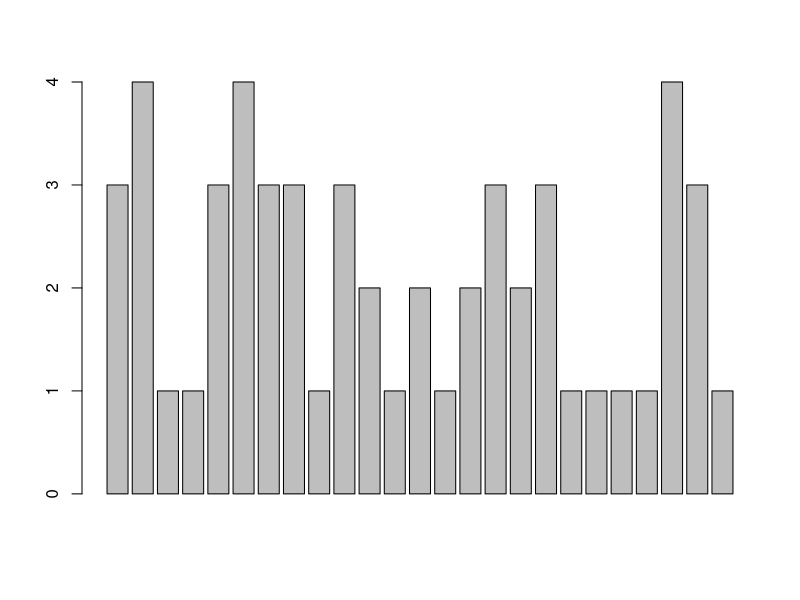
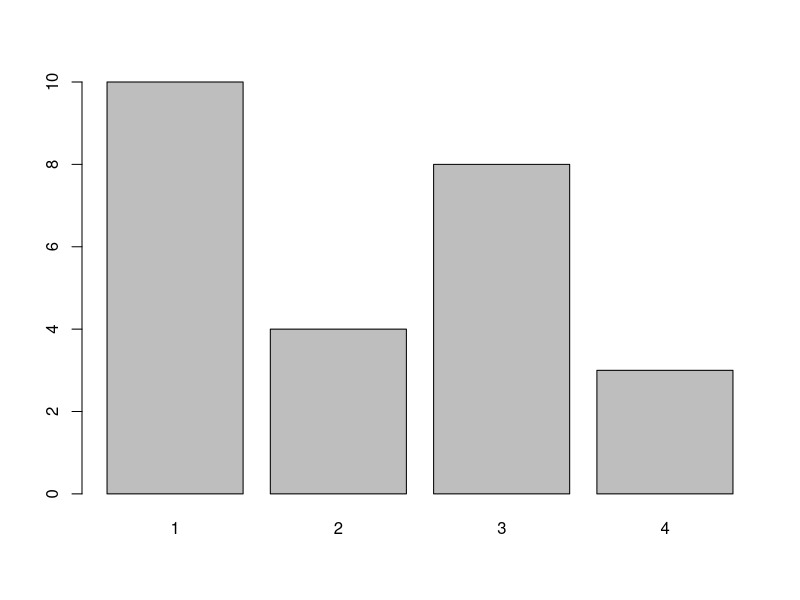
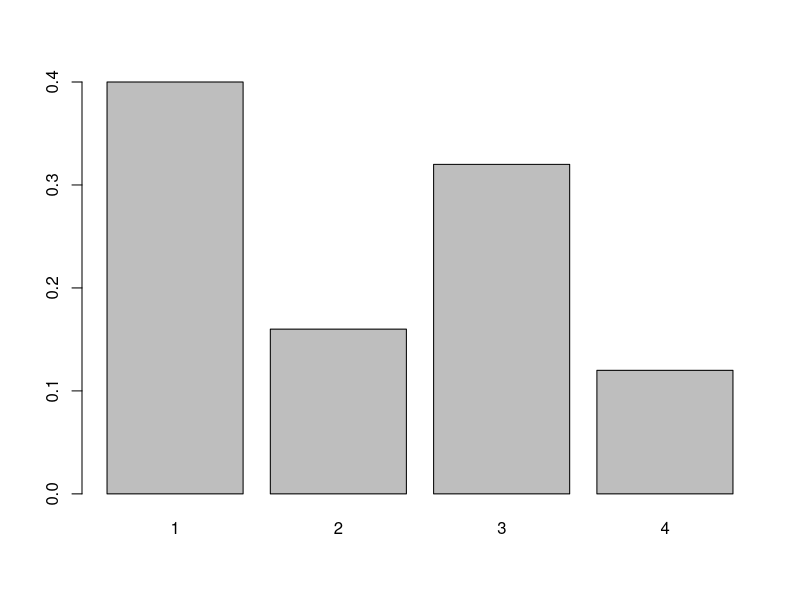
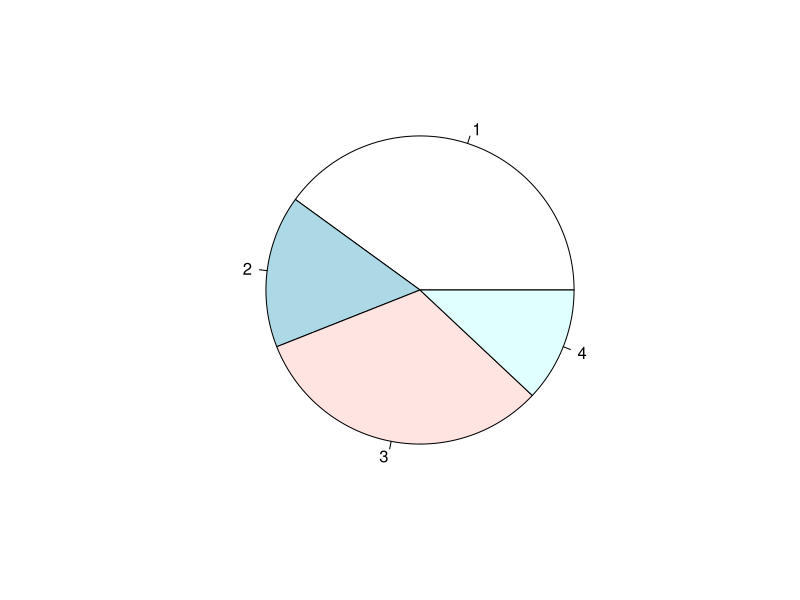
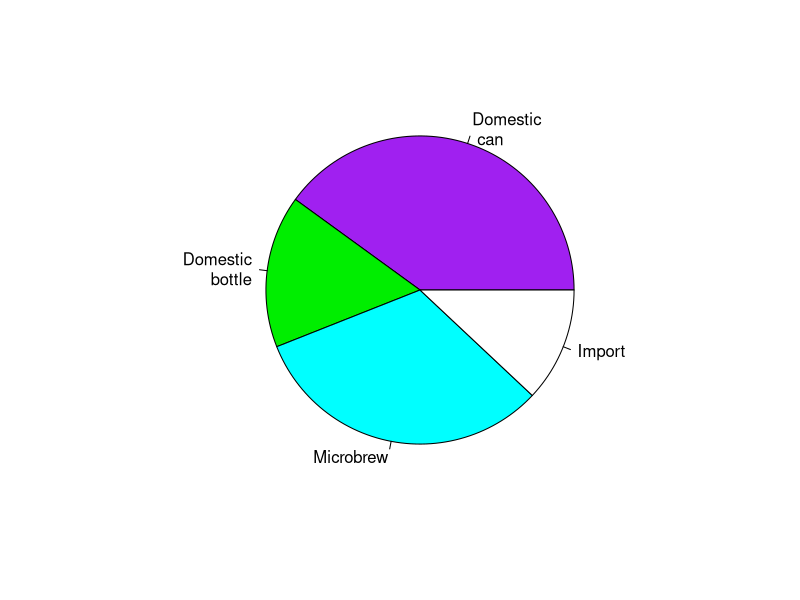

R code for these plots, in order:
# Entering data with the C command
typos = c(2,3,0,3,1,0,0,1)
typos

# Functions on the data
mean(typos)
median(typos)
max(typos)
var(typos)

# Data with Vectors

typos.draft1 = c(2,3,0,3,1,0,0,1)
typos.draft2 = c(0,3,0,3,1,0,0,1)

typos.draft1 = c(2,3,0,3,1,0,0,1)
typos.draft2 = typos.draft1 # make a copy
typos.draft2[1] = 0 # assign the first page 0 typos
typos.draft2

# Accessing the Vector Array

typos.draft2 # print out the value [1] 0 3 0 3 1 0 0 1
typos.draft2[2]

# Slicing data

typos.draft2[4] # 4th page
typos.draft2[-4] # all but the 4th page
typos.draft2[c(1,2,3)] # fancy, print 1st, 2nd and 3rd.

max(typos.draft2)
typos.draft2 == 3
which(typos.draft2 == 3)

n = length(typos.draft2) # how many pages
pages = 1:n # how we get the page numbers
pages # pages is simply 1 to number of pages
pages[typos.draft2 == 3] # logical extraction. Very useful
head(typos.draft2)

(1:length(typos.draft2))[typos.draft2 == max(typos.draft2)] # All combined

#Time for stocks tracking

x = c(45,43,46,48,51,46,50,47,46,45)
mean(x)
median(x)
max(x)
min(x)
summary(x)
x = c(x,48,49,51,50,49) # append values
length(x)
x[16] = 41
cat(x)
x[17:20] = c(40,38,35,40)

#The moving average simply means to average over some previous number of days. 
#Suppose we want the 5 day moving average (50-day or 100-day is more often used). 
#Here is one way to do so. We can do this for days 5 through 20 as the other days don’t have enough data.

day = 5
mean(x[day:(day+4)])

#The trick is the slice takes out days 5,6,7,8,9
day:(day+4)

#cumulative maximum
cummax(x)
cummin(x)

#For example, suppose the yearly number of whales beached in Texas during the period 1990 to 1999 is
#74 122 235 111 292 111 211 133 156 79

whale=c(74,122,235,111,292,111,211,133,156,79)
mean(whale)
var(whale)
sd(whale)

#6 fill ups mileage.
miles = c(65311, 65624, 65908, 66219, 66499, 66821, 67145, 67447)
diff(miles) #Number of files per fill-up

#commute times for 10days
times =c(17,16,20,24,22,15,21,15,17,22)
#fix value 24 should be 18
times[4] = c(18)
cat(times)
sum(times >= 20)
less17 <- sum(times <=17)
(less17/length(times)) * 100

#Types of data 
#categorical = race, gender, etc..
#discrete numeric = age
#continuous numeric = weight
#A simple, intuitive way to keep track of these is to ask what is the mean (average)? 
#If it doesn’t make sense then the data is categorical (such as the average of a non-smoker and a smoker), 
#if it makes sense, but might not be an answer (such as 18.5 for age when you only record integers integer)
#then the data is discrete otherwise it is likely to be continuous.

#Tables smokers and non
x=c("Yes","No","No","Yes","Yes")
table(x)
factor(x)


#Suppose, a group of 25 people are surveyed as to their beer-drinking preference. 
#The categories were (1) Domestic can, (2) Domestic bottle, (3) Microbrew and (4) import. The raw data is
#3411343313212123231111431
beer = c(3 ,4 ,1 ,1 ,3 ,4 ,3 ,3 ,1 ,3 ,2 ,1 ,2 ,1 ,2 ,3 ,2 ,3 ,1 ,1 ,1 ,1 ,4 ,3 ,1)
barplot(beer)
barplot(table(beer))
barplot(table(beer)/length(beer)) 
table(beer)/length(beer)

#pie chart
beer.counts = table(beer) # store the table result
pie(beer.counts) # first pie -- kind of dull
names(beer.counts) = c("Domestic\n can","Domestic\n bottle",
                         "Microbrew","Import") # give names > pie(beer.counts) # prints out names
pie(beer.counts,col=c("purple","green2","cyan","white")) # now with colors

#The median average deviation (MAD) is also a useful, resistant measure of spread
air <-data("airquality")
head(airquality)
mad(airquality$Temp)

#Stem and Leaf
#Suppose you have the box score of a basketball game and find the following points per game for players on both teams
#2 3 16 23 14 12 4 13 2 0 0 0 6 28 31 14 4 8 2 5

scores <- c(2 ,3 ,16 ,23 ,14 ,12 ,4 ,13 ,2 ,0 ,0 ,0 ,6 ,28 ,31 ,14 ,4 ,8 ,2 ,5)
apropos("stem")
stem(scores)
stem(scores,scale=2)
